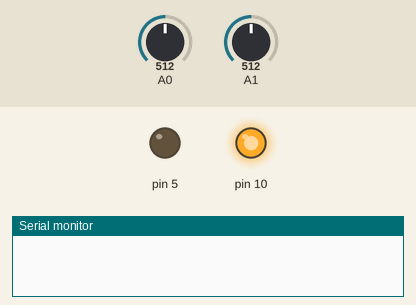
This sketch was run on a simulated Arduino Uno, built with avr-gcc and run on an emulated ATmega328P. On the bench: output pins drawn as LEDs (lit = HIGH), the last lines printed to the serial monitor. The test bench sets the inputs (shaded band); at power-on: A1 = 512, A0 = 512.

Above: at 1.2 s.
1.3 s: A1 set to 733
2.8 s: A1 set to 763
At 2.87 s:
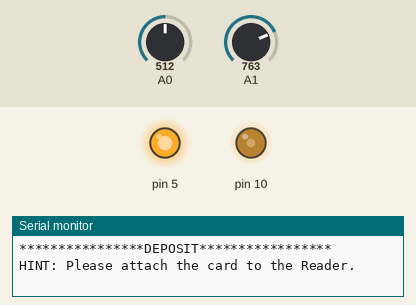
At 4.5 s:
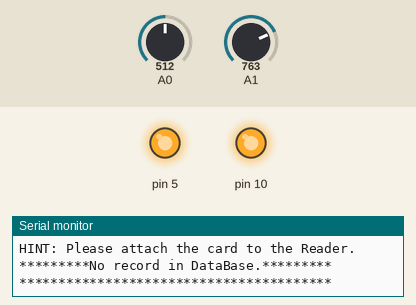
Timing chart, 0 to 6.0 s (numbered marks = the images above; inputs shaded):
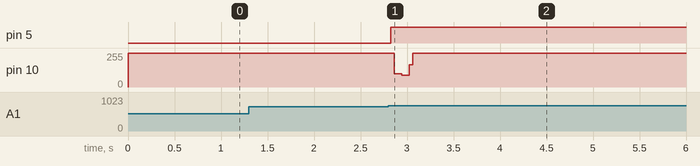

The sketch:

projectRFID5.ino
```cpp
#include <Business.h>

#include <SPI.h>

#include <Option.h>


OPTION option;
oren o;


void setup(){
  Serial.begin(9600);
  SPI.begin();
}
void loop(){
  o = option.getOpt();
  if (o == up) {
    BUSINESS::query();

  }
  else if(o == left){
    BUSINESS::deposit();


  }
  else if(o == right){
    BUSINESS::consume();
  }
  else if (o == down) {

  }
  delay(500);

}
```

Measured:
- the behaviour switches between 750 and 751 on A1 (found by bisection; images 0 and 1)
- after the input at 1.3 s, every drawn part: stays the same
- after the input at 2.8 s, pin 5: LOW → HIGH at once; pin 10: 255/255 → 101/255 after 0.06 s, → 90/255 0.08 s later, → 255/255 0.08 s later
